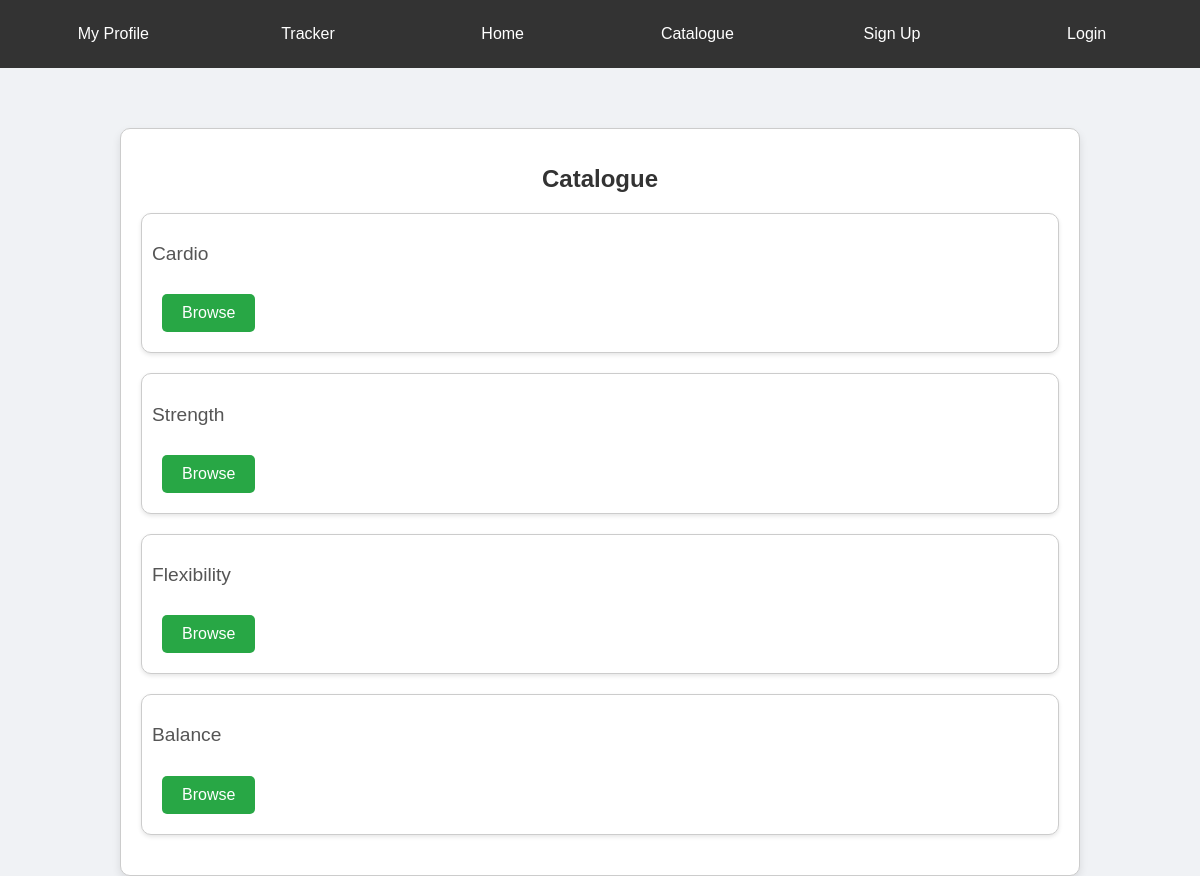
/fitnessTracker/catalogue/, run on the app's committed database.
### fitnessTracker/models.py (models this page shows, shortened)
class Workout(models.Model):
    CARDIO = "Cardio"
    STRENGTH = "Strength"
    FLEXIBILITY = "Flexibility"
    BALANCE = "Balance"
    EXERCISE_CHOICES = [
        (CARDIO, "Cardio"),
        (STRENGTH, "Strength"),
        (FLEXIBILITY, "Flexibility"),
        (BALANCE, "Balance"),
    ]
    name = models.CharField(max_length=128)
    exercise_type = models.CharField(max_length=20, choices=EXERCISE_CHOICES, default=CARDIO)
    duration = models.IntegerField(default=0)
    slug = models.SlugField(unique=True)
    video_url = models.URLField(max_length=200, blank=True, null=True)
    class Meta:
        verbose_name_plural = 'Workouts'

### fitnessTracker/views.py (the view)
# urls.py: path('catalogue/', views.catalogue, name='catalogue'),
def catalogue(request):
    context_dict = {}
    temporary = Workout.objects.all()
    workout_by_exercise = {}
    for entry in temporary:
        workouts = workout_by_exercise.get(entry.exercise_type, [])
        workouts.append(entry)
        workout_by_exercise[entry.exercise_type] = workouts
    context_dict['workouts'] = workout_by_exercise
    return render(request, 'fitnessTracker/catalogue.html', context=context_dict)

### templates/fitnessTracker/catalogue.html (shortened to what this page needs)
{% extends 'fitnessTracker/base.html' %}
{% load static %}
{% block body_block %}
    <div class="container">
        <h1>Catalogue</h1>
        {% for key, value in workouts.items %}
            <div class="catalogue-item" id="{{ key }}">
                <p>{{ key }}</p>
                <button id="browse-{{ key }}" type="button">Browse</button>
            </div>
        {% endfor %}
    </div>
{% endblock %}

### static/css/style.css (style rules this page uses)
body { min-height: 100vh; background: #f0f2f5; font-family: 'Arial', sans-serif; color: #333; margin: 0; padding: 0; }
.container { margin-left: 10%; margin-right: 10%; margin-top: 5%; max-width: auto; padding: 20px; background: #fff; border-radius: 10px; box-shadow: 0 4px 8px rgba(0, 0, 0, 0.1); border: 1px solid #ccc; }
h1 { text-align: center; margin-bottom: 20px; font-size: 1.5em; color: #333; }
.catalogue-item { margin-bottom: 20px; padding: 10px; background: #fff; border-radius: 10px; box-shadow: 0 2px 4px rgba(0, 0, 0, 0.1); border: 1px solid #ccc; }
.catalogue-item p { font-size: 1.2em; color: #555; }
.catalogue-item button { padding: 10px 20px; background: #28a745; border: none; border-radius: 5px; color: #fff; cursor: pointer; transition: background 0.3s; }
button { padding: 10px; margin: 10px; background: #28a745; border: none; border-radius: 5px; color: #fff; font-size: 1em; cursor: pointer; transition: background 0.3s; }

### data on the page
Workout: exercise_type "Cardio"
Workout: exercise_type "Strength"
Workout: exercise_type "Flexibility"
Workout: exercise_type "Balance"
